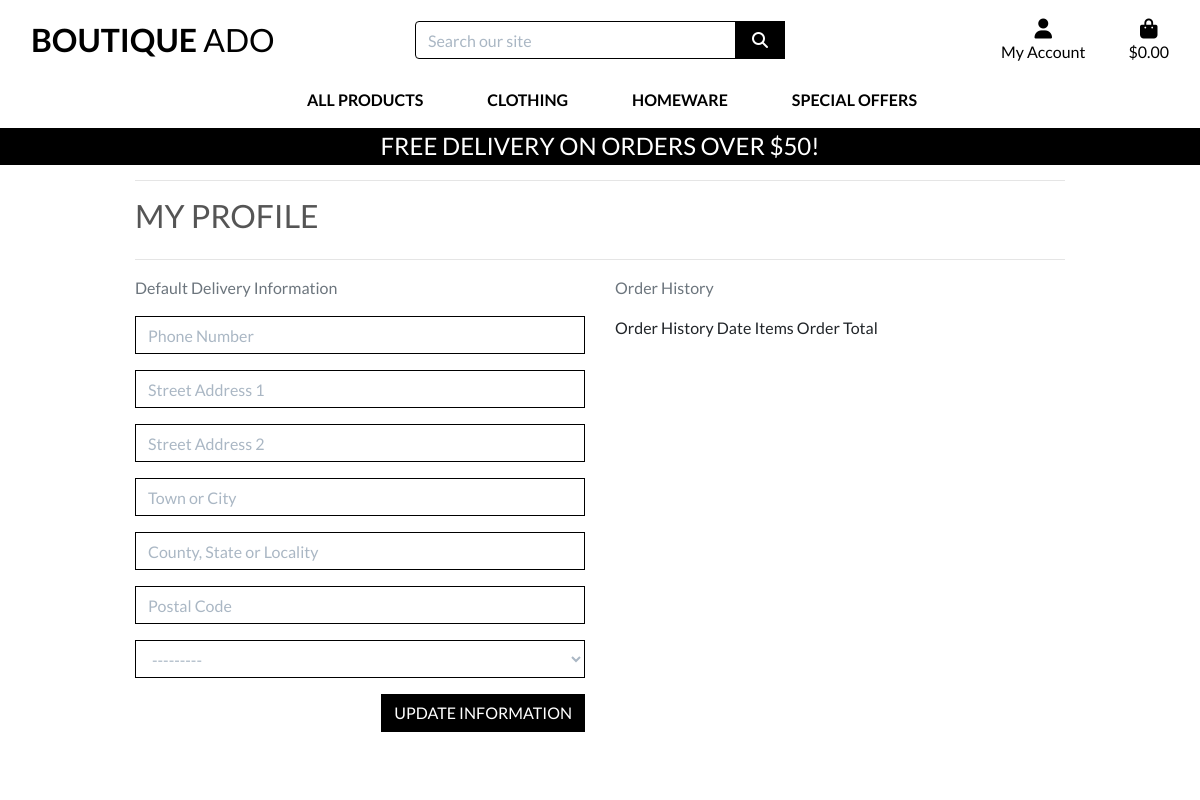
The page /profiles/ (signed in) on the database as committed earlier.
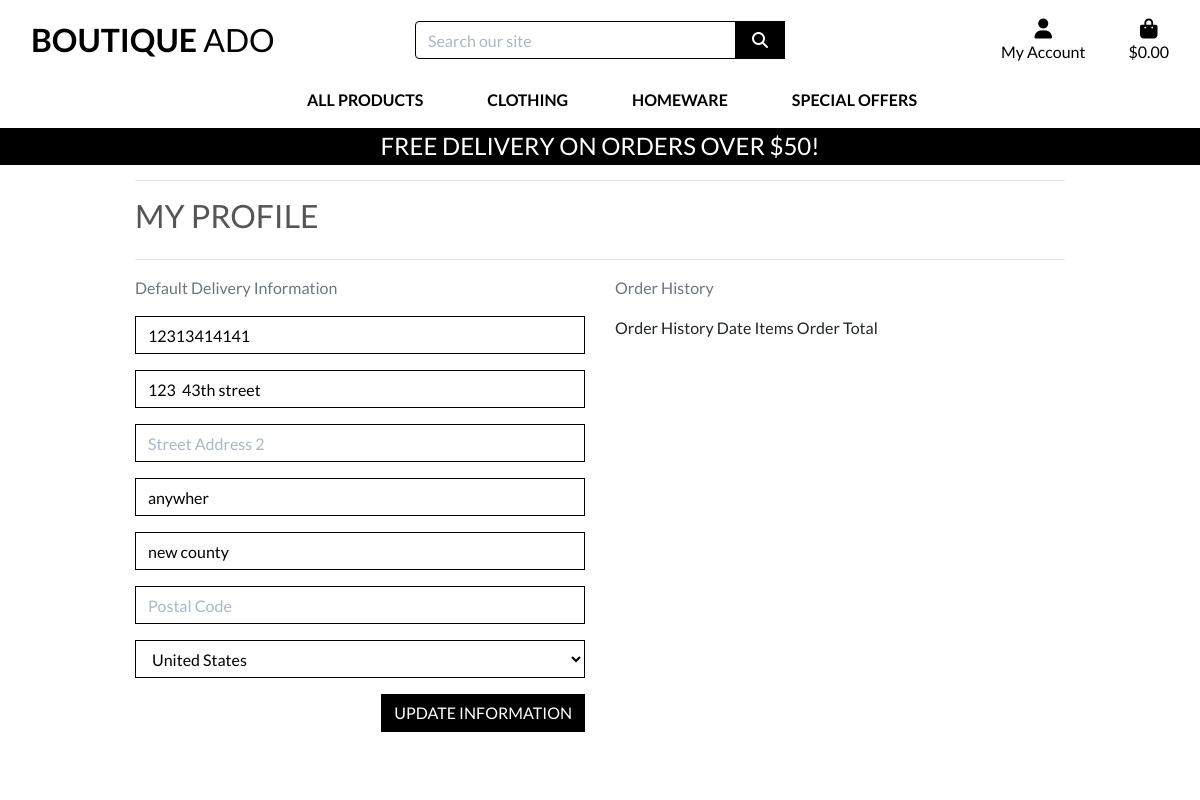
The same page on the database as committed later.
### profiles/models.py (models this page shows, shortened)
class UserProfile(models.Model):
    user = models.OneToOneField(User, on_delete=models.CASCADE)
    default_phone_number = models.CharField(max_length=20, null=True, blank=True)
    default_street_address1 = models.CharField(max_length=80, null=True, blank=True)
    default_street_address2 = models.CharField(max_length=80, null=True, blank=True)
    default_town_or_city = models.CharField(max_length=40, null=True, blank=True)
    default_county = models.CharField(max_length=80, null=True, blank=True)
    default_postcode = models.CharField(max_length=20, null=True, blank=True)
    default_country = CountryField(blank_label='Country', null=True, blank=True)

### profiles/views.py (the view)
# urls.py: path('', views.profile, name='profile'),
def profile(request):
    profile = get_object_or_404(UserProfile, user=request.user)
    if request.method == 'POST':
        form = UserProfileForm(request.POST, instance=profile)
        if form.is_valid():
            form.save()
            messages.success(request, 'Profile updated successfully')
    form = UserProfileForm(instance=profile)
    orders = profile.orders.all()
    template = 'profiles/profile.html'
    context = {
        'form': form,
        'orders': orders,
        'on_profile_page': True
    }
    return render(request, template, context)

### profiles/forms.py
class UserProfileForm(forms.ModelForm):
    class Meta:
        model = UserProfile
        exclude = ('user',)
    def __init__(self, *args, **kwargs):
        super().__init__(*args, **kwargs)
        placeholders = {
            'default_phone_number': 'Phone Number',
            'default_postcode': 'Postal Code',
            'default_town_or_city': 'Town or City',
            'default_street_address1': 'Street Address 1',
            'default_street_address2': 'Street Address 2',
            'default_county': 'County, State or Locality',
        }
        self.fields['default_phone_number'].widget.attrs['autofocus'] = True
        for field in self.fields:
            if field != 'default_country':
                if self.fields[field].required:
                    placeholder = f'{placeholders[field]} *'
                else:
                    placeholder = placeholders[field]
                self.fields[field].widget.attrs['placeholder'] = placeholder
            self.fields[field].widget.attrs['class'] = 'border-black rounded-0 profile-form-input'
            self.fields[field].label = False

### bag/contexts.py (called while the page is built, shortened)
def bag_contents(request):
    bag_items = []
    total = 0
    product_count = 0
    bag = request.session.get('bag', {})
    if total < settings.FREE_DELIVERY_THRESHOLD:
        delivery = total * Decimal(settings.STANDARD_DELIVERY_PERCENTAGE / 100)
        free_delivery_delta = settings.FREE_DELIVERY_THRESHOLD - total
    else:
        delivery = 0
        free_delivery_delta = 0
    grand_total = delivery + total
    context = {
        'bag_items': bag_items,
        'total': total,
        'product_count': product_count,
        'delivery': delivery,
        'free_delivery_delta': free_delivery_delta,
        'free_delivery_threshold': settings.FREE_DELIVERY_THRESHOLD,
        'grand_total': grand_total,
    }
    return context

### profiles/templates/profiles/profile.html (shortened to what this page needs)
{% extends "base.html" %}
{% load static %}
{% block extra_css %}
    <link rel="stylesheet" href="{% static 'profiles/css/profile.css' %}">
{% endblock %}
{% block page_header %}
    <div class="container header-container">
    </div>
{% endblock %}
{% block content %}
    <div class="overlay"></div>
    <div class="container">
        <div class="row">
            <div class="col">
                <hr>
                <h2 class="logo-font mb-4">My Profile</h2>
                <hr>
            </div>
        </div>
        <div class="row">
            <div class="col-12 col-lg-6">
                <p class="text-muted">Default Delivery Information</p>
                <form class="mt-3" action="{% url 'profile' %}" method="POST" id="profile-update-form">
                    {{ form|crispy }}
                    <button class="btn btn-black rounded-0 text-uppercase float-right">Update Information</button>
                </form>
            </div>
            <div class="col-12 col-lg-6">
                <p class="text-muted">Order History</p>
                <div class="order-history table-responsive">
                    <tabel class="table table-sm table-border-less">
                        <thead>
                            <tr>
                                <th>Order History</th>
                                <th>Date</th>
                                <th>Items</th>
                                <th>Order Total</th>
                            </tr>
                        </thead>
                    </tabel>
                </div>
            </div>
        </div>
{% endblock %}

### templates/base.html (shortened to what this page needs)
{% load static %}
<!doctype html>
<html lang="en">
  <head>
    {% block corecss %}
    <link rel="stylesheet" href="https://cdn.jsdelivr.net/npm/bootstrap@4.6.2/dist/css/bootstrap.min.css">
    <link rel="stylesheet" href="{% static 'css/base.css' %}">
    {% endblock %}
    {% block extra_css %}
    {% endblock %}
  </head>
  <body>
    <header class="container-fluid fixed-top">
        <div id="topnav" class="row bg-white pt-lg-2 d-none d-lg-flex">
            <div class="col-12 col-lg-4 my-auto py-1 py-lg-0 text-center text-lg-left">
                <a href="{% url 'home' %}" class="nav-link main-logo-link">
                    <h2 class="logo-font text-black my-0"><strong>Boutique</strong> Ado</h2>
                </a>
            </div>
            <div class="col-12 col-lg-4 my-auto py-1 py-lg-0">
                <form method="GET" action="{% url 'products' %}">
                    <div class="input-group w-100">
                        <input class="form-control border border-black rounden-0" type="text" name="q" placeholder="Search our site">
                        <div class="input-group-append">
                            <button class="form-control btn btn-black border border-black rounded-0" type="submit">
                                <span class="icon">
                                    <i class="fas fa-search"></i>
                                </span>
                            </button>
                        </div>
                    </div>
                </form>
            </div>
            <div class="col-12 col-lg-4 my-auto py-1 py-lg-0">
                <ul class="list-inline list-unstyled text-center text-lg-right my-0">
                    <li class="list-inline-item dropdown">
                        <a class="text-black nav-link" href="#" id="user-options" data-toggle="dropdown" aria-haspopup="true" aria-expanded="false">
                            <div class="text-center">
                                <div><i class="fas fa-user fa-lg"></i></div>
                                <p class="my-0">My Account</p>
                            </div>
                        </a>
                    </li>
                    <li class="list-inline-item">
                        <a class="{% if grand_total %}text-info font-weight-bold{% else %}text-black{% endif %} nav-link" href="{% url 'view_bag' %}">
                            <div class="text-center">
                                <div><i class="fas fa-shopping-bag fa-lg"></i></div>
                                <p class="my-0">
                                    {% if grand_total %}
                                        ${{ grand_total|floatformat:2 }}
                                    {% else %}
                                        $0.00
                                    {% endif %}
                                </p>
                            </div>
                        </a>
                    </li>
                </ul>
            </div>
        </div>
        <div class="row bg-white">
            <nav class="navbar navbar-expand-lg navbar-light w-100">
                {% include 'includes/main-nav.html' %}
            </nav>
        </div>
        <div id ="delivery-banner" class="row text-center">
            <div class="col bg-black text-white">
                <h4 class="logo-font my-1">Free delivery on orders over ${{ free_delivery_threshold }}!</h4>
            </div>
        </div>
    </header>
    {% block page_header %}
    {% endblock %}
    {% block content %}
    {% endblock %}
  </body>
</html>

### templates/includes/main-nav.html (shortened to what this page needs)
<div class="collapse navbar-collapse" id="main-nav">
    <ul class="navbar-nav w-auto mx-auto">
        <li class="nav-item dropdown">
            <a class="logo-font font-weight-bold nav-link text-black mr-5" href="#" id="all-products-link" data-toggle="dropdown" aria-haspopup="true" aria-expanded="false">
                All Products
            </a>
        </li>
        <li class="nav-item dropdown">
            <a class="logo-font font-weight-bold nav-link text-black mr-5" href="#" id="clothing-link" data-toggle="dropdown" aria-haspopup="true" aria-expanded="false">
                Clothing
            </a>
        </li>
        <li class="nav-item dropdown">
            <a class="logo-font font-weight-bold nav-link text-black mr-5" href="#" id="homeware-link" data-toggle="dropdown" aria-haspopup="true" aria-expanded="false">
                Homeware
            </a>
        </li>
        <li class="nav-item dropdown">
            <a class="logo-font font-weight-bold nav-link text-black" href="#" id="specials-link" data-toggle="dropdown" aria-haspopup="true" aria-expanded="false">
                Special Offers
            </a>
        </li>
    </ul>
</div>

### static/css/base.css (style rules this page uses)
html { height: 100%; }
body { background: url('/media/homepage_background_cropped.jpg') no-repeat center center fixed; background-size: cover; height: calc(100vh - 164px); color: #555; font-family: 'Lato'; }
.icon { align-items: center; display: inline-flex; justify-content: center; height: 1.5rem; width: 1.5rem; }
.logo-font { text-transform: uppercase; }
.main-logo-link { width: fit-content; }
.btn-black { background: black; color: white; }
.text-black { color: #000 !important; }
.border-black { border: 1px solid black !important; }
.bg-black { background: #000 !important; }
.overlay { height: 100%; width: 100%; top: 0; left: 0; position: fixed; background: white; z-index: -1; }
input[name='q']::placeholder { color: #aab7c4; }
@media (min-width: 1200px) { .container { max-width: 80%; } }
@media (min-width: 992px) { .header-container { padding-top: 164px; } }

### profiles/static/profiles/css/profile.css (style rules this page uses)
.order-history { max-height: 416px; overflow: auto; }
#profile-update-form .form-control { color: #000; }
#profile-update-form input::placeholder { color: #aab7c4; }
#id_default_country, #id_default_country option:not(:first-child) { color: #000; }

Rows that differ between the two databases and show on the page:
changed UserProfile: default_phone_number (not shown) → "12313414141"; default_street_address1 (not shown) → "123 43th street"; default_town_or_city (not shown) → "anywher"; default_county (not shown) → "new county"; default_country "---------" → "United States"
